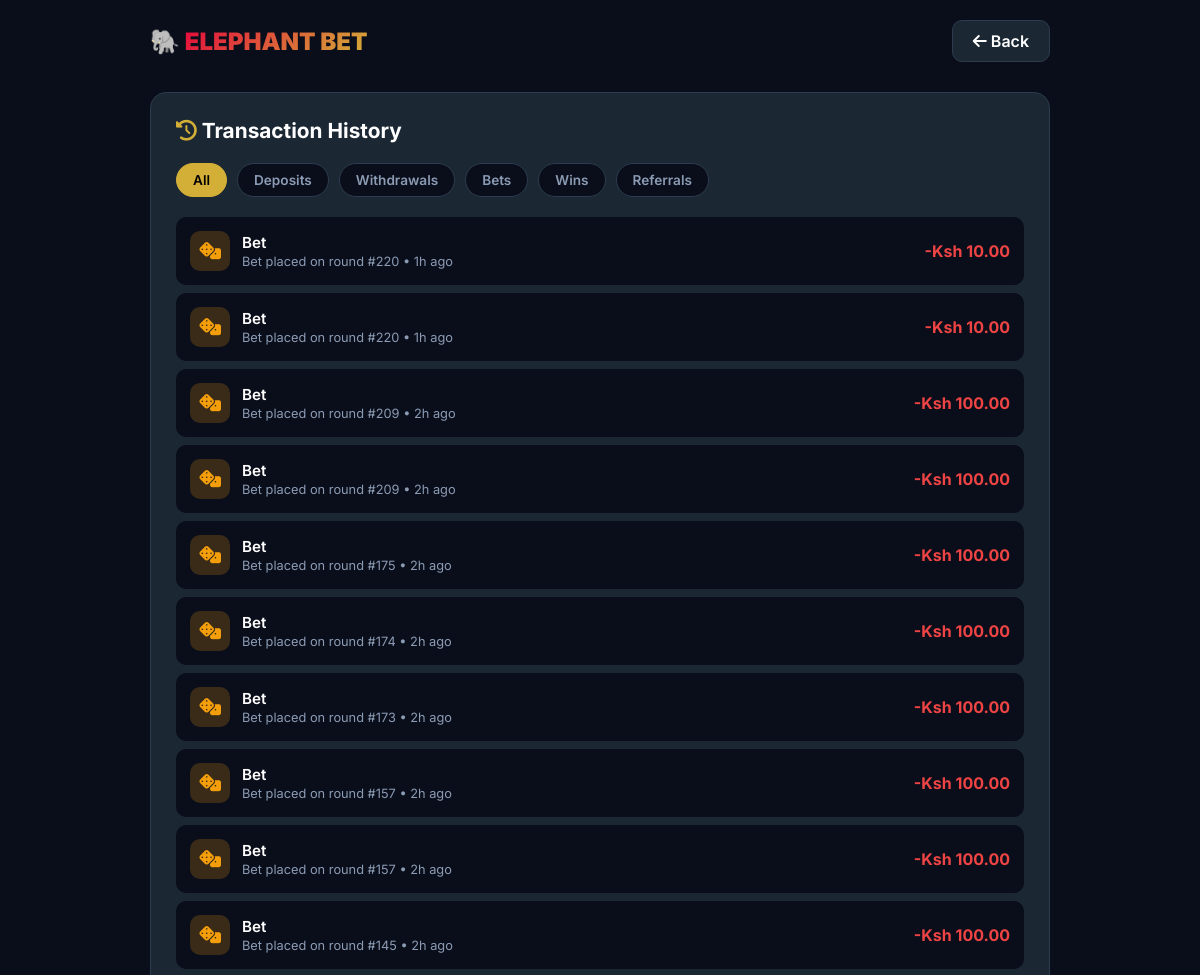
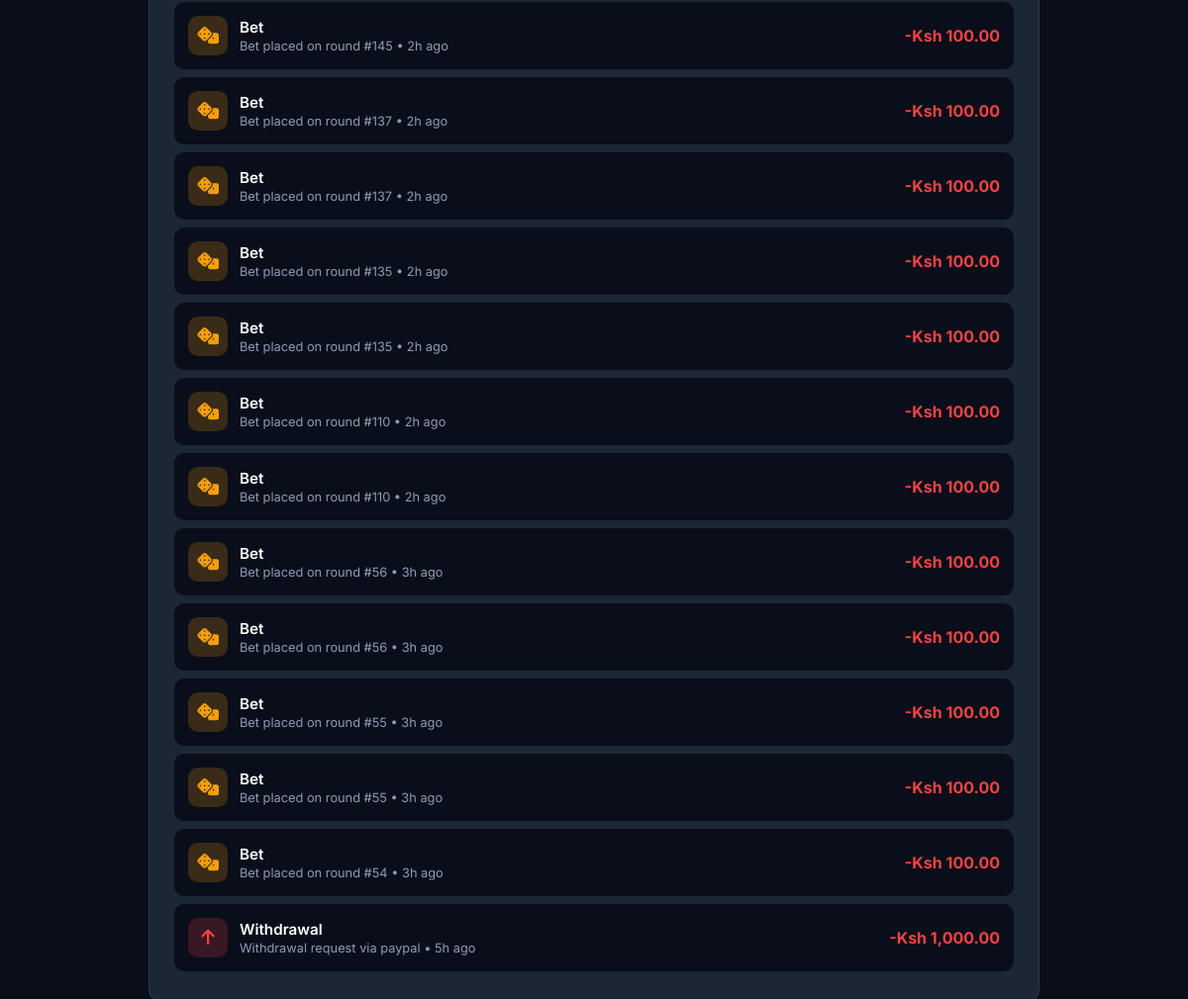
The app's page /history.php (signed in) with its own data (2 pictures, top to bottom).
### tables this page shows
CREATE TABLE `transactions` (
  `id` int(11) NOT NULL,
  `user_id` int(11) NOT NULL,
  `type` enum('deposit','withdrawal','bet','win','referral_bonus','adjustment') NOT NULL,
  `amount` decimal(15,2) NOT NULL,
  `balance_before` decimal(15,2) DEFAULT 0.00,
  `balance_after` decimal(15,2) DEFAULT 0.00,
  `reference` varchar(100) DEFAULT NULL,
  `description` varchar(255) DEFAULT NULL,
  `status` varchar(20) DEFAULT 'completed',
  `created_at` timestamp NULL DEFAULT current_timestamp()
);

### functions.php (called while the page is built, shortened)
<?php
function formatMoney($amount) {
    return 'Ksh ' . number_format(floatval($amount), 2);
}
function timeAgo($datetime) {
    $time = time() - strtotime($datetime);
    if ($time < 86400) return floor($time/3600) . 'h ago';
    return floor($time/86400) . 'd ago';
}
?>

### history.php (the view, shortened to what this page needs)
<?php
require 'db.php';
require 'functions.php';
$user = getUserData();
$type_filter = $_GET['type'] ?? 'all';
$sql = "SELECT * FROM transactions WHERE user_id = ?";
$params = [$user['id']];
$sql .= " ORDER BY id DESC LIMIT 100";
$stmt = $conn->prepare($sql);
$stmt->execute($params);
$transactions = $stmt->fetchAll();
?>
<!DOCTYPE html>
<html lang="en">
<head>
<link rel="stylesheet" href="https://cdnjs.cloudflare.com/ajax/libs/font-awesome/6.5.0/css/all.min.css">
</head>
<body>
<div class="container">
    <div class="header">
        <div class="logo">🐘 <span>ELEPHANT BET</span></div>
        <a href="dashboard.php" class="back-btn"><i class="fas fa-arrow-left"></i> Back</a>
    </div>
    <div class="card">
        <h2><i class="fas fa-history" style="color:#d4af37"></i> Transaction History</h2>
        <div class="filters">
            <a href="?type=all" class="filter-btn <?= $type_filter === 'all' ? 'active' : '' ?>">All</a>
            <a href="?type=deposit" class="filter-btn <?= $type_filter === 'deposit' ? 'active' : '' ?>">Deposits</a>
            <a href="?type=withdrawal" class="filter-btn <?= $type_filter === 'withdrawal' ? 'active' : '' ?>">Withdrawals</a>
            <a href="?type=bet" class="filter-btn <?= $type_filter === 'bet' ? 'active' : '' ?>">Bets</a>
            <a href="?type=win" class="filter-btn <?= $type_filter === 'win' ? 'active' : '' ?>">Wins</a>
            <a href="?type=referral_bonus" class="filter-btn <?= $type_filter === 'referral_bonus' ? 'active' : '' ?>">Referrals</a>
        </div>
        <?php if (count($transactions) === 0): ?>
            <div class="empty-state"><i class="fas fa-inbox" style="font-size:3rem; margin-bottom:15px;"></i><br>No transactions found</div>
        <?php else: ?>
            <?php foreach ($transactions as $tx):
                $is_positive = in_array($tx['type'], ['deposit', 'win', 'referral_bonus', 'adjustment']);
                $icons = ['deposit' => 'fa-arrow-down', 'withdrawal' => 'fa-arrow-up', 'bet' => 'fa-dice', 'win' => 'fa-trophy', 'referral_bonus' => 'fa-user-friends', 'adjustment' => 'fa-cog'];
            ?>
            <div class="tx-item">
                <div class="tx-info">
                    <div class="tx-icon <?= $tx['type'] ?>"><i class="fas <?= $icons[$tx['type']] ?? 'fa-circle' ?>"></i></div>
                    <div class="tx-details">
                        <div class="title"><?= ucfirst(str_replace('_', ' ', $tx['type'])) ?></div>
                        <div class="meta"><?= htmlspecialchars($tx['description'] ?? '') ?> • <?= timeAgo($tx['created_at']) ?></div>
                    </div>
                </div>
                <div class="tx-amount <?= $is_positive ? 'positive' : 'negative' ?>">
                    <?= $is_positive ? '+' : '-' ?><?= formatMoney($tx['amount']) ?>
                </div>
            </div>
            <?php endforeach; ?>
        <?php endif; ?>
    </div>
</div>
</body>
</html>

### history.php (style rules this page uses)
* { margin: 0; padding: 0; box-sizing: border-box; }
body { font-family: 'Inter', sans-serif; background: #0a0e1a; color: #fff; min-height: 100vh; padding: 20px; }
.container { max-width: 900px; margin: 0 auto; }
.header { display: flex; justify-content: space-between; align-items: center; margin-bottom: 30px; flex-wrap: wrap; gap: 15px; }
.logo { font-size: 1.5rem; font-weight: 900; }
.logo span { background: linear-gradient(135deg, #e50b3c, #d4af37); -webkit-background-clip: text; -webkit-text-fill-color: transparent; }
.back-btn { padding: 10px 20px; background: #1b2733; border: 1px solid #2c3b4e; border-radius: 10px; color: #fff; text-decoration: none; font-weight: 600; }
.card { background: #1b2733; border: 1px solid #2c3b4e; border-radius: 16px; padding: 25px; margin-bottom: 20px; }
.card h2 { font-size: 1.3rem; margin-bottom: 20px; }
.filters { display: flex; gap: 10px; margin-bottom: 20px; flex-wrap: wrap; }
.filter-btn { padding: 8px 16px; background: #0a0e1a; border: 1px solid #2c3b4e; border-radius: 20px; color: #8b9bb4; text-decoration: none; font-size: 0.85rem; font-weight: 600; }
.filter-btn.active { background: #d4af37; color: #000; border-color: #d4af37; }
.tx-item { display: flex; justify-content: space-between; align-items: center; padding: 14px; background: #0a0e1a; border-radius: 10px; margin-bottom: 8px; }
.tx-info { display: flex; align-items: center; gap: 12px; }
.tx-icon { width: 40px; height: 40px; border-radius: 10px; display: flex; align-items: center; justify-content: center; font-size: 1.1rem; }
.tx-icon.withdrawal { background: rgba(239, 68, 68, 0.2); color: #ef4444; }
.tx-icon.bet { background: rgba(245, 158, 11, 0.2); color: #f59e0b; }
.tx-details .title { font-weight: 600; font-size: 0.95rem; }
.tx-details .meta { color: #8b9bb4; font-size: 0.8rem; margin-top: 2px; }
.tx-amount { font-weight: 700; font-size: 1rem; text-align: right; }
.tx-amount.negative { color: #ef4444; }

### records on screen
transactions: type "Bet", description "Bet placed on round #220", created_at "1h ago", amount "Ksh 10.00"
transactions: type "Bet", description "Bet placed on round #220", created_at "1h ago", amount "Ksh 10.00"
transactions: type "Bet", description "Bet placed on round #209", created_at "2h ago", amount "Ksh 100.00"
transactions: type "Bet", description "Bet placed on round #209", created_at "2h ago", amount "Ksh 100.00"
transactions: type "Bet", description "Bet placed on round #175", created_at "2h ago", amount "Ksh 100.00"
transactions: type "Bet", description "Bet placed on round #174", created_at "2h ago", amount "Ksh 100.00"
transactions: type "Bet", description "Bet placed on round #173", created_at "2h ago", amount "Ksh 100.00"
transactions: type "Bet", description "Bet placed on round #157", created_at "2h ago", amount "Ksh 100.00"
transactions: type "Bet", description "Bet placed on round #157", created_at "2h ago", amount "Ksh 100.00"
transactions: type "Bet", description "Bet placed on round #145", created_at "2h ago", amount "Ksh 100.00"
transactions: type "Bet", description "Bet placed on round #145", created_at "2h ago", amount "Ksh 100.00"
transactions: type "Bet", description "Bet placed on round #137", created_at "2h ago", amount "Ksh 100.00"
transactions: type "Bet", description "Bet placed on round #137", created_at "2h ago", amount "Ksh 100.00"
transactions: type "Bet", description "Bet placed on round #135", created_at "2h ago", amount "Ksh 100.00"
transactions: type "Bet", description "Bet placed on round #135", created_at "2h ago", amount "Ksh 100.00"
transactions: type "Bet", description "Bet placed on round #110", created_at "2h ago", amount "Ksh 100.00"
transactions: type "Bet", description "Bet placed on round #110", created_at "2h ago", amount "Ksh 100.00"
transactions: type "Bet", description "Bet placed on round #56", created_at "3h ago", amount "Ksh 100.00"
transactions: type "Bet", description "Bet placed on round #56", created_at "3h ago", amount "Ksh 100.00"
transactions: type "Bet", description "Bet placed on round #55", created_at "3h ago", amount "Ksh 100.00"
transactions: type "Bet", description "Bet placed on round #55", created_at "3h ago", amount "Ksh 100.00"
transactions: type "Bet", description "Bet placed on round #54", created_at "3h ago", amount "Ksh 100.00"
transactions: type "Withdrawal", description "Withdrawal request via paypal", created_at "5h ago", amount "Ksh 1,000.00"
